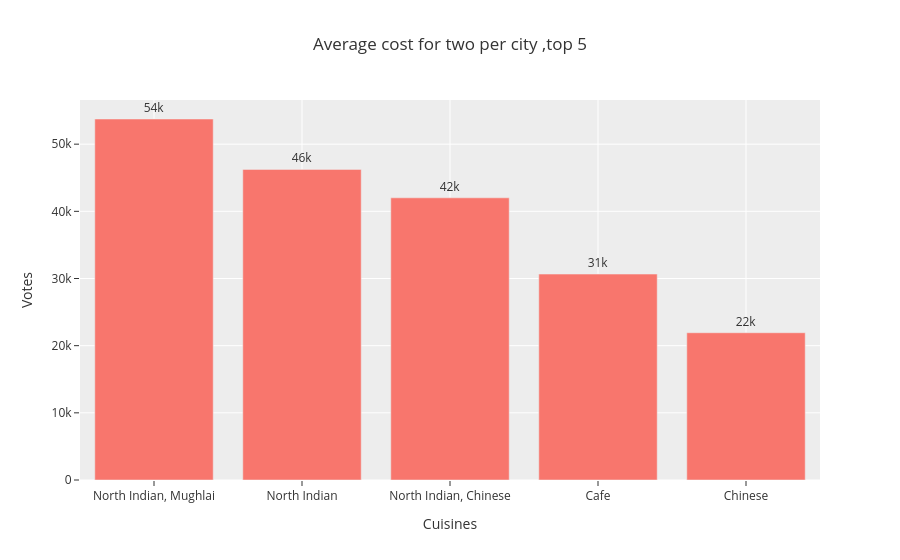

Here is the notebook cell this chart was saved with:
### Code cell
fig=px.bar(df.groupby("Cuisines")["Votes"].sum().sort_values(ascending=False).head(5),y="Votes",
      title="Average cost for two per city ,top 5",text_auto=".2s",template = 'ggplot2')
fig.update_traces(textfont_size=12,textposition="outside")
fig.show()

### Figure 1 — Plotly figure (JSON) as saved in the notebook; plotly's stock layout.template omitted (floating-point values rounded to 4 significant figures)
{"data": [{"alignmentgroup": "True", "hovertemplate": "Cuisines=%{x}<br>Votes=%{y}<extra></extra>", "legendgroup": "", "marker": {"color": "#F8766D", "pattern": {"shape": ""}}, "name": "", "offsetgroup": "", "orientation": "v", "showlegend": false, "textfont": {"size": 12}, "textposition": "outside", "texttemplate": "%{y:.2s}", "type": "bar", "x": ["North Indian, Mughlai", "North Indian", "North Indian, Chinese", "Cafe", "Chinese"], "xaxis": "x", "y": [53747, 46241, 42012, 30657, 21925], "yaxis": "y"}], "layout": {"barmode": "relative", "legend": {"tracegroupgap": 0}, "title": {"text": "Average cost for two per city ,top 5"}, "xaxis": {"anchor": "y", "domain": [0, 1], "title": {"text": "Cuisines"}}, "yaxis": {"anchor": "x", "domain": [0, 1], "title": {"text": "Votes"}}}}
